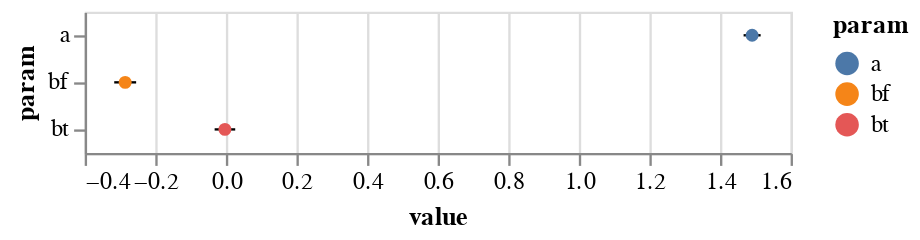

Here is the notebook cell this chart was saved with:
### Code cell
df = fit_df[["a", "bt", "bf"]][:1600]
df = df.melt(var_name="param")

error_bars = alt.Chart(df).mark_errorbar(extent="stdev").encode(x="value", y="param")

points = (
    alt.Chart(df)
    .mark_point(filled=True, color="black")
    .encode(x=alt.X("value", aggregate="mean"), y="param", color="param")
)

error_bars + points

### Figure 1 — Vega-Lite specification as saved in the notebook (floating-point values rounded to 4 significant figures; data arrays with more than 128 entries replaced by an {"elided": "..."} marker saying what was removed)
{"$schema": "https://vega.github.io/schema/vega-lite/v5.20.1.json", "config": {"view": {"continuousHeight": 300, "continuousWidth": 300}}, "data": {"name": "data-85c4eb37ed15887b33851a8c014a73a5"}, "datasets": {"data-85c4eb37ed15887b33851a8c014a73a5": {"elided": "4800 records"}}, "layer": [{"encoding": {"x": {"field": "value", "type": "quantitative"}, "y": {"field": "param", "type": "nominal"}}, "mark": {"extent": "stdev", "type": "errorbar"}}, {"encoding": {"color": {"field": "param", "type": "nominal"}, "x": {"aggregate": "mean", "field": "value", "type": "quantitative"}, "y": {"field": "param", "type": "nominal"}}, "mark": {"color": "black", "filled": true, "type": "point"}}]}
